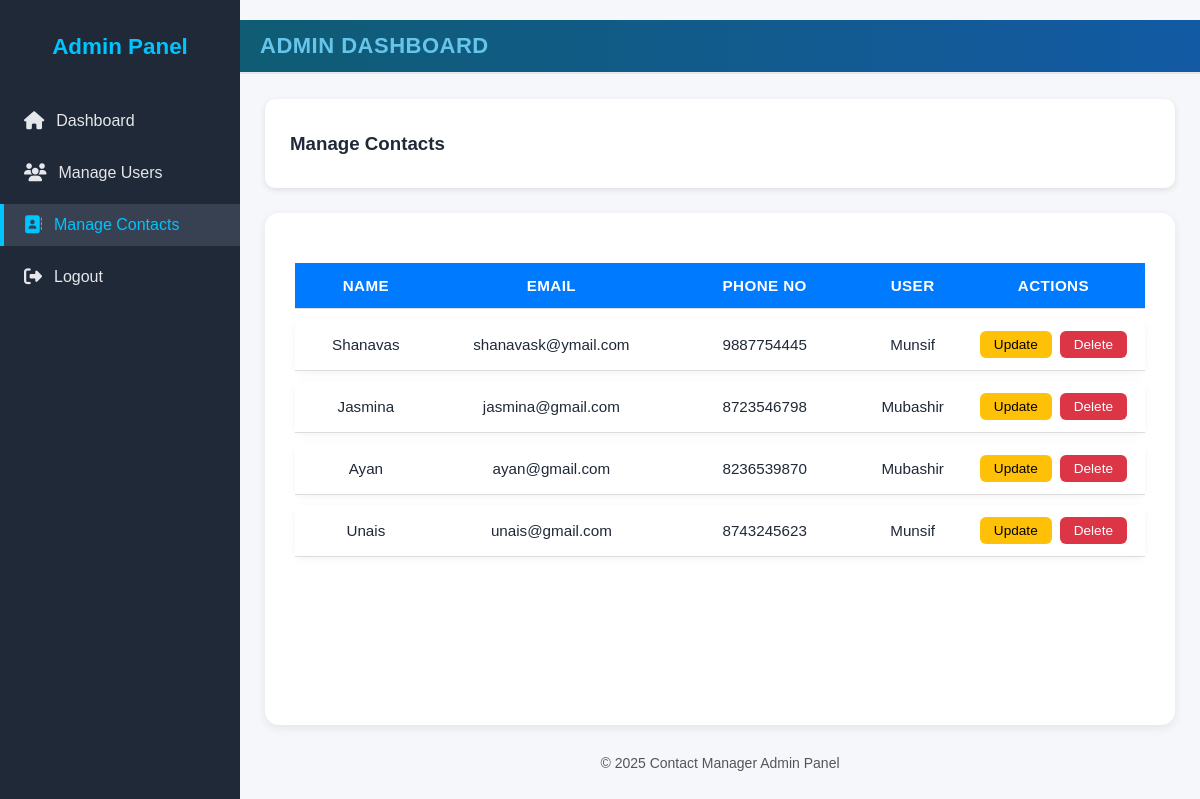
Page /admin_contacts/ (signed in) on the earlier database version.
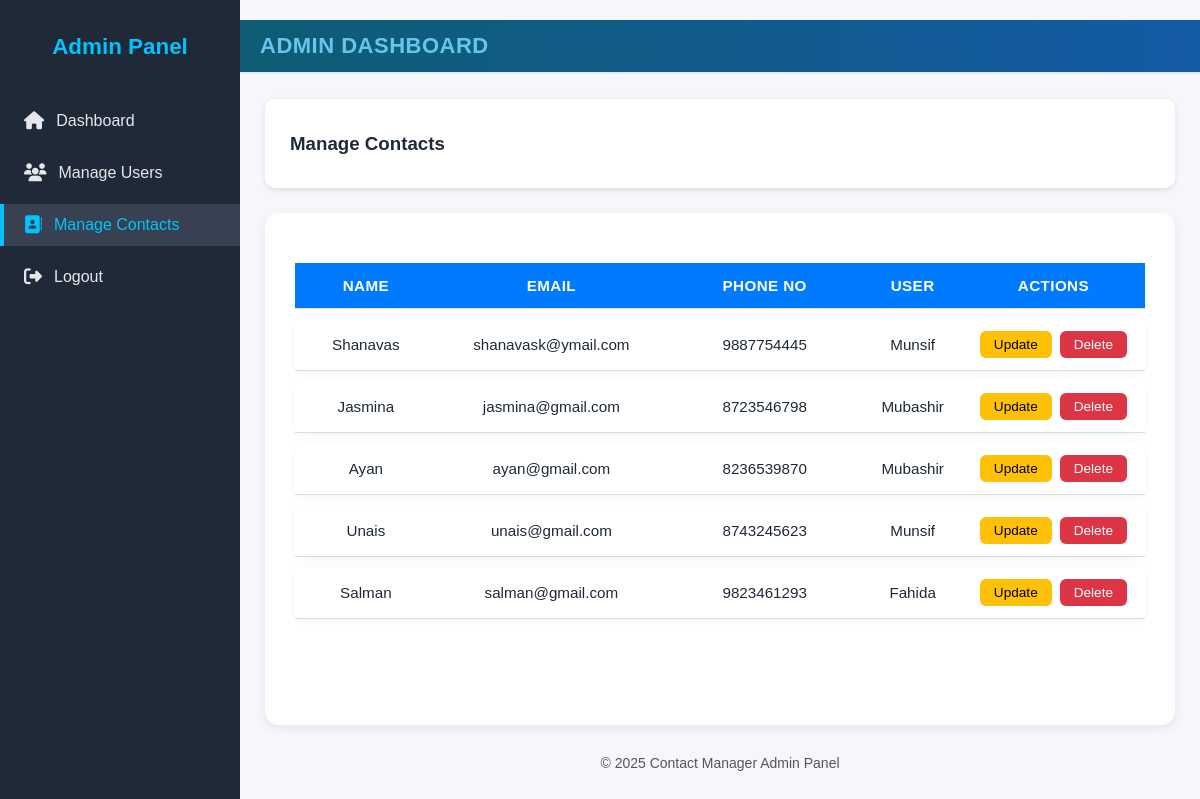
Same page on the later database version.
### CM_app/models.py (models this page shows, shortened)
class Contact(models.Model):
    owner = models.ForeignKey(User, on_delete=models.CASCADE, related_name="contacts")
    name = models.CharField(max_length=150)
    email = models.EmailField()
    phone = models.CharField(max_length=15, blank=True, null=True)

### CM_app/views.py (the view)
# urls.py: path('admin_contacts/', views.admin_contacts, name='admin_contacts'),
@login_required
def admin_contacts(request):
    contacts = Contact.objects.all()
    return render(request, 'admin dashboard/contact_list.html', {'contacts': contacts})

### CM_app/templates/admin dashboard/contact_list.html (shortened to what this page needs)
{% extends 'master.html' %}
{% block content %}
<div class="dashboard-container">
  <aside class="sidebar">
    <h2>Admin Panel</h2>
    <ul>
      <li><a href="{% url 'admin_dashboard' %}"><i class="fa-solid fa-home"></i> Dashboard</a></li>
      <li><a href="{% url 'admin_users' %}"><i class="fa-solid fa-users"></i> Manage Users</a></li>
      <li><a href="{% url 'admin_contacts' %}" class="active"><i class="fa-solid fa-address-book"></i> Manage Contacts</a></li>
      <li><a href="{% url 'logout' %}" onclick="return confirmLogout()"><i class="fa-solid fa-sign-out-alt"></i> Logout</a></li>
    </ul>
  </aside>
  <main class="main-content">
    <h2 class="dashboard-heading">Admin Dashboard</h2>
    <header class="dashboard-topbar">
      <h3>Manage Contacts</h3>
    </header>
    <section class="table-section">
      <table class="admin-table">
        <thead>
          <tr>
            <th>Name</th>
            <th>Email</th>
            <th>Phone No</th>
            <th>User</th>
            <th>Actions</th>
          </tr>
        </thead>
        <tbody>
          {% for contact in contacts %}
          <tr>
            <td>{{ contact.name }}</td>
            <td>{{ contact.email }}</td>
            <td>{{ contact.phone|default:"—" }}</td>
            <td>{{ contact.owner.username }}</td>
            <td class="actions">
              <a href="{% url 'update_contact' contact.id %}" class="btn-update">Update</a>
              <a href="{% url 'delete_contact_admin' contact.id %}" onclick="return confirm('Delete this contact?')" class="btn-delete">Delete</a>
            </td>
          </tr>
          {% empty %}
          <tr><td colspan="6">No contacts found.</td></tr>
          {% endfor %}
        </tbody>
      </table>
    </section>
    <footer class="dashboard-footer">
      <p>© 2025 Contact Manager Admin Panel</p>
    </footer>
  </main>
</div>
{% endblock %}

Differences in the rows shown:
added Contact: name "Salman", email "salman@gmail.com", phone "9823461293", owner.username "Fahida"
